Frame 1 (no input): blank canvas, image omitted
Frame 60 (no input): blank canvas, image omitted
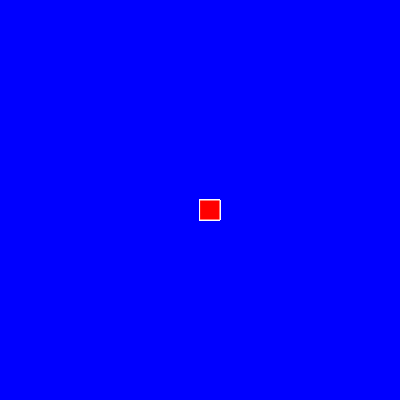
Frame 120 (the mouse pressed at the canvas centre since frame 60)

The p5.js sketch whose frames 1 and 60 were blank and that drew this single picture after the mouse press (run headless with seeded random() and noise() and a simulated clock; from frame 60 on, the mouse is pressed at the canvas centre):

// p5.js sketch
// ── sketch.js
function setup() {
    createCanvas(400, 400);
    background("rgb(0,0,255)");
  }
  
  function draw() {
    fill("red");
    stroke("");
    if(mouseIsPressed){
      rect(mouseX,mouseY,20,20);
    }
  }
  
